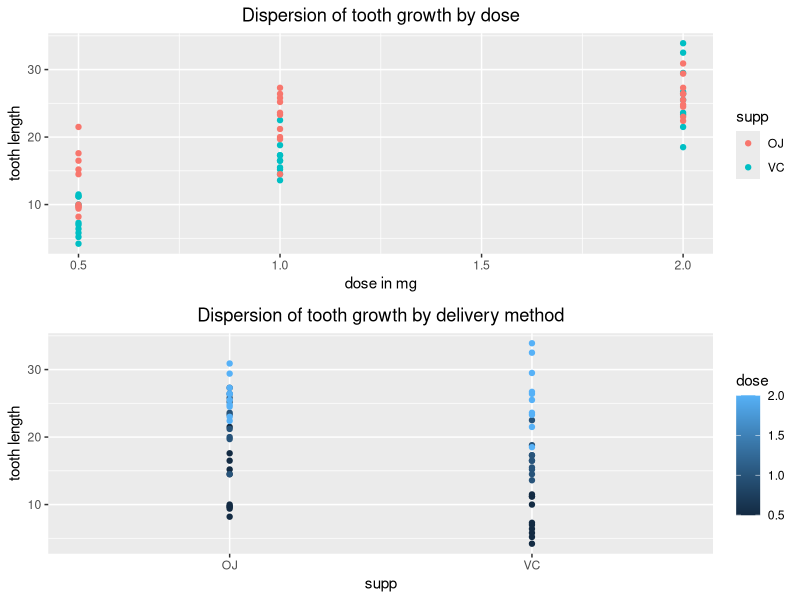
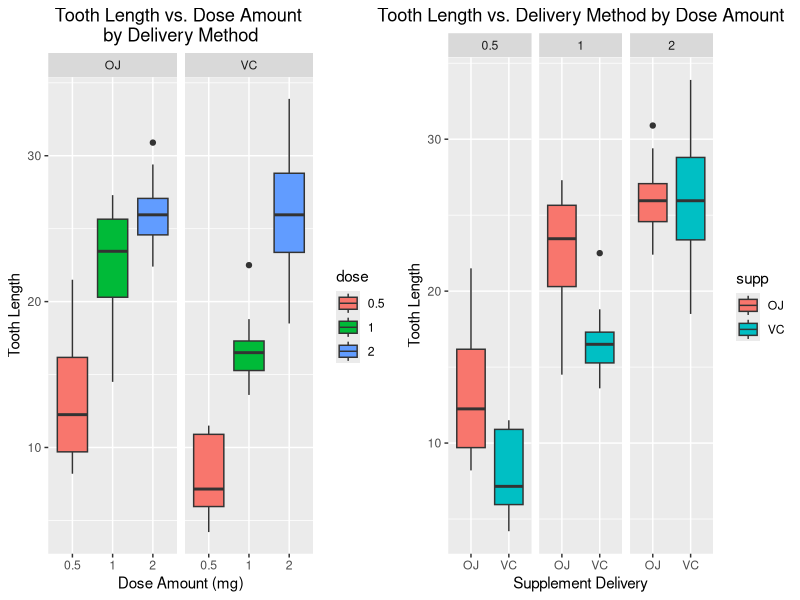

These figures' R source, in order: (Note: this script raises an error after producing the figures.)
## ---- chunk 1

date_today <- Sys.Date()
## ---- chunk 2
library(ggplot2)
library(gridExtra)
library(knitr)
library(datasets)
knitr::opts_chunk$set(echo = TRUE, results = 'hold')
## ---- chunk 3
data(ToothGrowth)
## ---- chunk 4
summary(ToothGrowth)
## ---- chunk 5
head(ToothGrowth)
## ---- chunk 6
# split of cases between different dose levels and delivery methods
table(ToothGrowth$dose, ToothGrowth$supp)
## ---- chunk 7
#Summary of data within each combination of dose level and delivery method:
by(ToothGrowth$len, INDICES = list(ToothGrowth$supp, ToothGrowth$dose), summary)
## ---- chunk 8
unique(ToothGrowth$supp)

## ---- chunk 9
unique(ToothGrowth$dose)
## ---- chunk 10
unique(ToothGrowth$len)

## ---- chunk 11
g1<- ggplot(aes(x=dose, y = len), data = ToothGrowth) + 
        geom_point(aes(color = supp)) +
        ggtitle("Dispersion of tooth growth by dose") +
        theme(plot.title = element_text(hjust=0.5)) +
        xlab("dose in mg") +
        ylab("tooth length")
g2<- ggplot(aes(x=supp, y = len), data = ToothGrowth) + 
        geom_point(aes(color = dose)) +
        ggtitle("Dispersion of tooth growth by delivery method") +
        theme(plot.title = element_text(hjust=0.5)) +
        xlab("supp") +
        ylab("tooth length")
grid.arrange(g1, g2, nrow=2)
## ---- chunk 12
#Boxplot comparision between Vitamin C dose level and tooth length:
ToothGrowth$dose <- as.factor(ToothGrowth$dose)
g3<- ggplot(ToothGrowth, aes(x=dose, y=len)) + 
        geom_boxplot(aes(fill=dose)) + facet_grid(~supp) +
        ggtitle("Tooth Length vs. Dose Amount \nby Delivery Method") +
        theme(plot.title = element_text(hjust=0.5)) +
        xlab("Dose Amount (mg)") +
        ylab("Tooth Length")
#Boxplot comparision between delivery methods at each dose level:
g4<-ggplot(aes(x = supp, y = len), data = ToothGrowth) +
        geom_boxplot(aes(fill = supp)) + facet_wrap(~ dose) +
        ggtitle("Tooth Length vs. Delivery Method by Dose Amount") +
        theme(plot.title = element_text(hjust=0.5)) +
        xlab("Supplement Delivery") +
        ylab("Tooth Length")
grid.arrange(g3, g4, ncol=2)
## ---- chunk 13
t.test(len ~ supp, paired = F, var.equal = F, data = ToothGrowth)
## ---- chunk 14
#dose amounts 0.5 and 1.0
dose1 <- subset(ToothGrowth, dose %in% c(0.5, 1.0))
t.test(len ~ dose, paired = F, var.equal = F, data = dose1)

## ---- chunk 15
#dose amounts 0.5 and 2.0
dose2 <- subset(ToothGrowth, dose %in% c(0.5, 2.0))
t.test(len ~ dose, paired = F, var.equal = F, data = dose2)

## ---- chunk 16
#dose amounts 1.0 and 2.0
dose3 <- subset(ToothGrowth, dose %in% c(1.0, 2.0))
t.test(len ~ dose, paired = F, var.equal = F, data = dose3)
